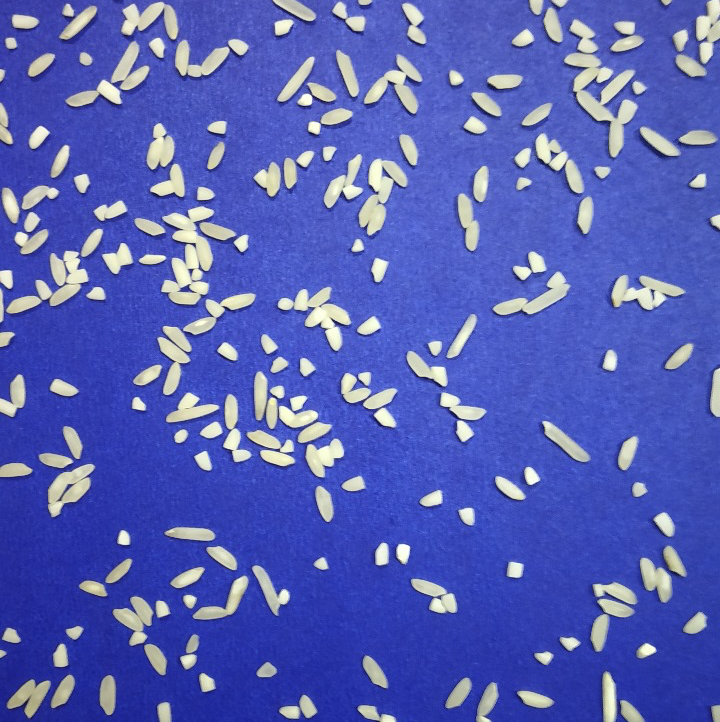
#> input picture uploaded_image.jpg, 720 x 722 px
$ python -i outline_single_grain.py   (imports and definitions only)
#> lines starting #> are read from the running program, lines starting #| are printed output that depends on the picture; after the words box and inside, x2 and y2 are one past the last pixel; in counts of white or black regions, pixels touching at a corner belong together
#> further down, picture is the input picture: shape (722, 720, 3); mean B, G, R 182.4, 96.2, 85.6
from flask import Flask, request, jsonify
import cv2
import numpy as np
import base64
import os
import io
from PIL import Image

# Nutritional constants per 100 grams of rice
NUTRITIONAL_INFO_PER_100G = {
    'short': {'calories': 130, 'protein': 2.7, 'fat': 0.3, 'carbs': 28.2},
    'medium': {'calories': 129, 'protein': 2.6, 'fat': 0.4, 'carbs': 27.8},
    'long': {'calories': 130, 'protein': 2.7, 'fat': 0.3, 'carbs': 28.2}
}

# Rice density in g/cm³ (average)
RICE_DENSITY = 1.45  # g/cm³

# Conversion factor from pixels to cm (you can adjust this based on your setup)
PIXEL_TO_CM = 0.01  # Assumed 1 pixel = 0.01 cm

# [1 line not run here, left out]

def classify_rice_type(length_cm, width_cm):
    """
    Classify rice grain based on the length-to-width ratio.
    """
    ratio = length_cm / width_cm
    if ratio <= 2:
        return 'short'
    elif 2 < ratio < 3:
        return 'medium'
    else:
        return 'long'

def calculate_rice_weight(length_cm, width_cm):
    """
    Calculate the weight of a rice grain using an ellipsoid approximation.
    """
    volume_cm3 = (4/3) * np.pi * (length_cm / 2) * (width_cm / 2)**2
    weight_g = volume_cm3 * RICE_DENSITY
    return weight_g, volume_cm3

# [18 lines left out: function calculate_nutritional_value, not called in this run]

def extract_rice_features(image):
    if image is None:
        return [], None

    gray = cv2.cvtColor(image, cv2.COLOR_BGR2GRAY)
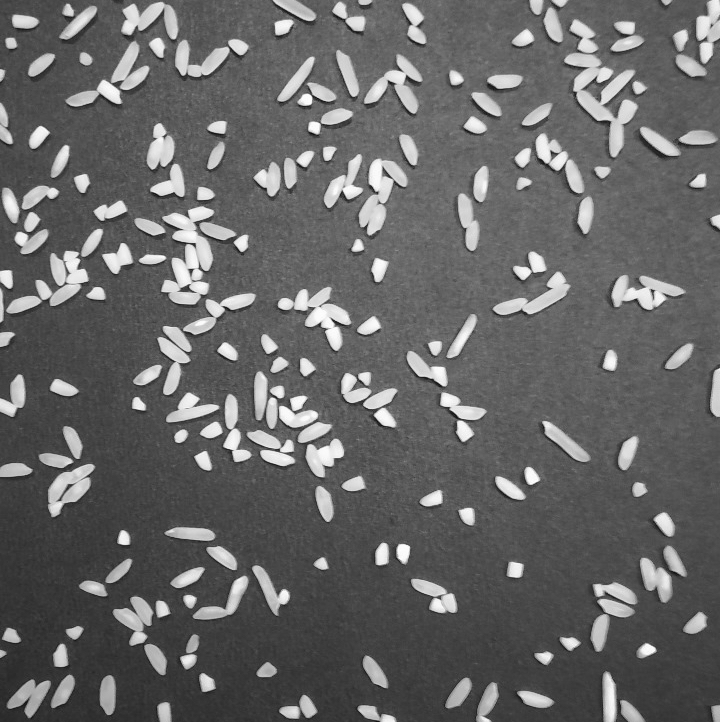
#> gray: shape (722, 720); min 11, max 255, mean 102.8
    blurred = cv2.GaussianBlur(gray, (5, 5), 0)
    thresh = cv2.adaptiveThreshold(blurred, 255, cv2.ADAPTIVE_THRESH_GAUSSIAN_C, cv2.THRESH_BINARY_INV, 11, 2)
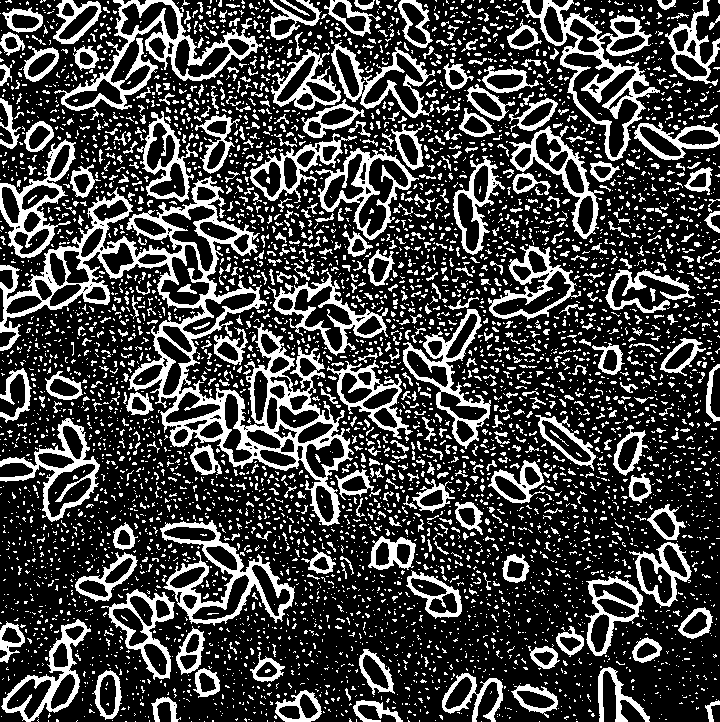
#> thresh: shape (722, 720); 26.4% white; 5278 white regions (4604 under 20 px), largest, box (x1, y1, x2, y2) and area: (0, 176, 354, 526) 17536, (54, 0, 263, 111) 4302, (522, 0, 660, 161) 4209

    kernel = np.ones((5, 5), np.uint8)
    thresh = cv2.morphologyEx(thresh, cv2.MORPH_CLOSE, kernel)
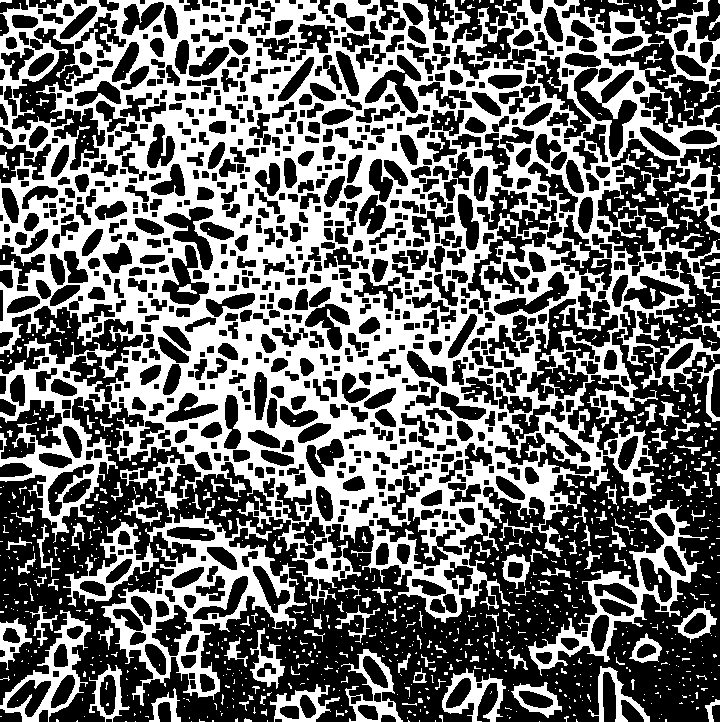
#> thresh: shape (722, 720); 42.5% white; 957 white regions (787 under 20 px)

    contours, _ = cv2.findContours(thresh, cv2.RETR_EXTERNAL, cv2.CHAIN_APPROX_SIMPLE)
#> contours = 855 contours, 753 with area under 20; largest, box (x1, y1, x2, y2) and area: (0, 0, 720, 706) 328717, (528, 500, 708, 676) 7407, (0, 610, 91, 722) 3940, (63, 522, 159, 607) 2578, (655, 0, 720, 102) 2434

    rice_features = []
    total_weight = 0
    dominant_type_count = {"short": 0, "medium": 0, "long": 0}
    avg_aspect_ratio = 0
    valid_contours = 0

    # Create a copy of the original image to draw contours on
    image_with_contours = image.copy()

    for contour in contours:
        area = cv2.contourArea(contour)
        if area > 100:  # Filter small contours
            if len(contour) >= 5:  # Needed for ellipse fitting
                # Draw contour on the image
                cv2.drawContours(image_with_contours, [contour], -1, (0, 255, 0), 2)

                # Fit ellipse and extract parameters
                ellipse = cv2.fitEllipse(contour)
                (x, y), (MA, ma), angle = ellipse

                # Convert axis lengths to cm
                length_px = max(MA, ma)
                width_px = min(MA, ma)
                length_cm = length_px * PIXEL_TO_CM
                width_cm = width_px * PIXEL_TO_CM

                # Calculate aspect ratio
                aspect_ratio = length_cm / width_cm
                avg_aspect_ratio += aspect_ratio
                valid_contours += 1

                # Classify and calculate metrics
                rice_type = classify_rice_type(length_cm, width_cm)
                dominant_type_count[rice_type] += 1
                weight, volume = calculate_rice_weight(length_cm, width_cm)
                total_weight += weight

                # Store features
                rice_features.append({
                    'length_cm': length_cm,
                    'width_cm': width_cm,
                    'aspect_ratio': aspect_ratio,
                    'volume_cm3': volume,
                    'weight_g': weight,
                    'type': rice_type
                })
#> this loop made 855 passes
#> (area, x, y, MA, ma, angle, length_px, width_px) on passes 99, 111, 118, 163, 164, 172, 183, 244, 290, 309, 329, 367: (306, 165.7, 708.6, 27.2, 35.13, 26.53, 35.13, 27.2), (1279.5, 302.1, 704.5, 33.67, 63.49, 75.56, 63.49, 33.67), (954.5, 536.8, 698.2, 29.11, 48.35, 113.3, 48.35, 29.11), (1520.5, 472.6, 695.8, 46.25, 61.37, 96.52, 61.37, 46.25), (101.5, 419.2, 680.1, 12.26, 20.73, 3.94, 20.73, 12.26), (702.5, 605.8, 695.4, 42.9, 86.55, 130.9, 86.55, 42.9), (1096, 108.6, 692.9, 38.07, 52.56, 3.01, 52.56, 38.07), (1924, 371, 692.3, 47.9, 83.44, 167.8, 83.44, 47.9), (143, 237.1, 652.6, 20.35, 26.47, 163.2, 26.47, 20.35), (531.5, 645.7, 649.9, 26.79, 29.86, 73.97, 29.86, 26.79), (744, 266.2, 661.8, 29.2, 54.57, 172.5, 54.57, 29.2), (763.5, 12.19, 641, 30.55, 45.31, 5.41, 45.31, 30.55)
#> area on pass 58: 100
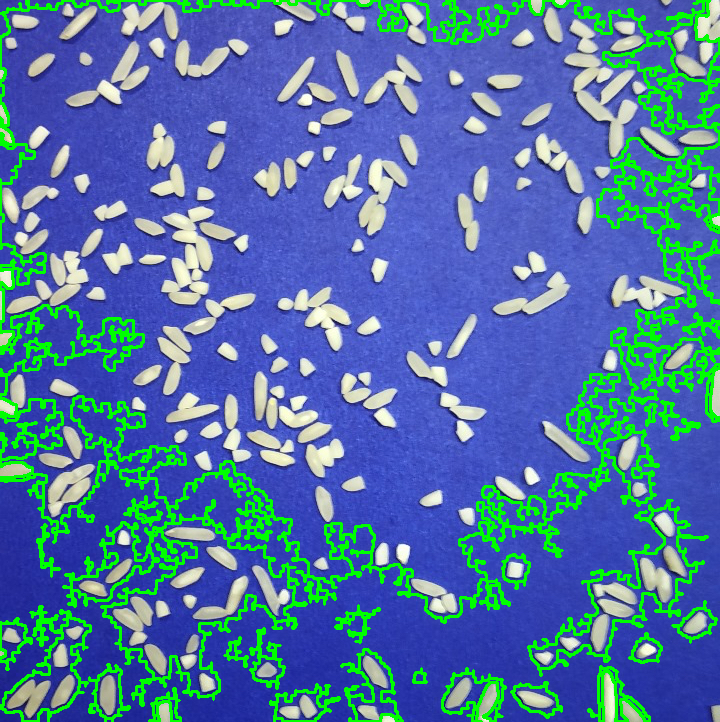
#> image_with_contours: shape (722, 720, 3); 11.73% of pixels changed, all inside (x1, y1, x2, y2) = (0, 0, 720, 722)
#> after the loop, avg_aspect_ratio = 50.84; dominant_type_count = {'short': 26, 'medium': 5, 'long': 0}; rice_features = 31 items; total_weight = 225.4; valid_contours = 31

    # Calculate the most common grain type
    grain_type = max(dominant_type_count, key=dominant_type_count.get)
#> grain_type = 'short'

    # Calculate average aspect ratio
    if valid_contours > 0:
        avg_aspect_ratio = avg_aspect_ratio / valid_contours
#> avg_aspect_ratio = 1.64
    else:
        avg_aspect_ratio = 0

    return rice_features, image_with_contours, len(rice_features), grain_type, avg_aspect_ratio, total_weight

# [37 lines that did not run here, left out]

# [2 lines not run here, left out]

>>> import cv2
>>> picture = cv2.imread('uploaded_image.jpg')
>>> result = extract_rice_features(picture)
#> result = 6 items
